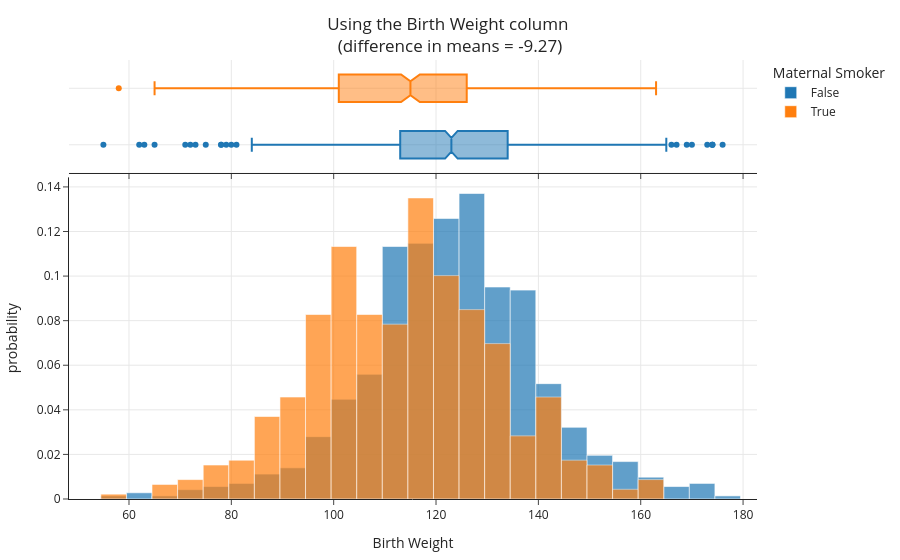
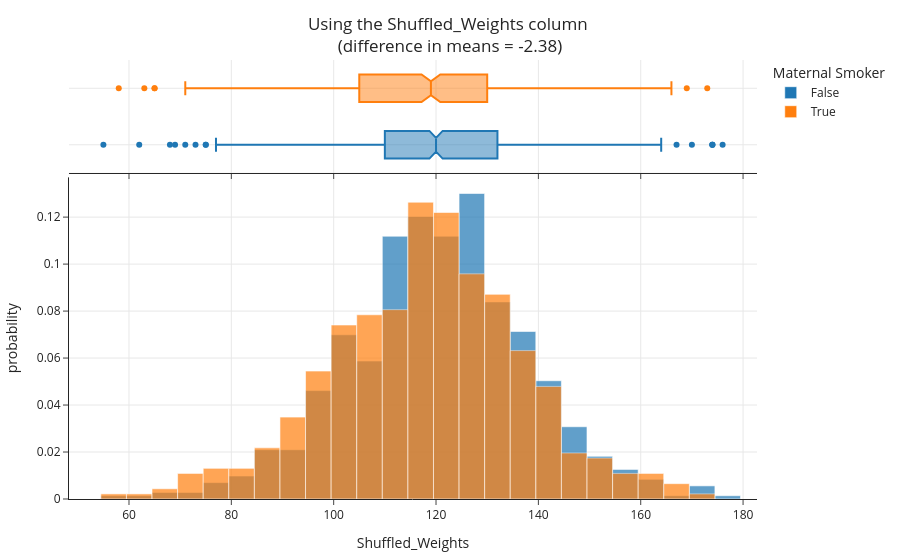

The cell these charts' notebook holds for them, in order:
### Markdown cell above
Let's visualize both pairs of distributions – what do you notice?

### Code cell
for x in ['Birth Weight', 'Shuffled_Weights']:
    diff = group_means.loc[True, x] - group_means.loc[False, x]
    fig = px.histogram(
        with_shuffled, x=x, color='Maternal Smoker', histnorm='probability', marginal='box', 
        title=f"Using the {x} column <br>(difference in means = {diff:.2f})",
        barmode='overlay', opacity=0.7)
    fig.update_layout(margin=dict(t=60))
    fig.show()

### Figure 1 — Plotly figure (JSON) as saved in the notebook; plotly's stock layout.template omitted (floating-point values rounded to 4 significant figures; data arrays with more than 128 entries replaced by an {"elided": "..."} marker saying what was removed)
{"data": [{"alignmentgroup": "True", "bingroup": "x", "histnorm": "probability", "hovertemplate": "Maternal Smoker=False<br>Birth Weight=%{x}<br>probability=%{y}<extra></extra>", "legendgroup": "False", "marker": {"color": "#1F77B4", "opacity": 0.7, "pattern": {"shape": ""}}, "name": "False", "offsetgroup": "False", "orientation": "v", "showlegend": true, "type": "histogram", "x": {"elided": "715 int values"}, "xaxis": "x", "yaxis": "y"}, {"alignmentgroup": "True", "hovertemplate": "Maternal Smoker=False<br>Birth Weight=%{x}<extra></extra>", "legendgroup": "False", "marker": {"color": "#1F77B4"}, "name": "False", "notched": true, "offsetgroup": "False", "showlegend": false, "type": "box", "x": {"elided": "715 int values"}, "xaxis": "x2", "yaxis": "y2"}, {"alignmentgroup": "True", "bingroup": "x", "histnorm": "probability", "hovertemplate": "Maternal Smoker=True<br>Birth Weight=%{x}<br>probability=%{y}<extra></extra>", "legendgroup": "True", "marker": {"color": "#FF7F0E", "opacity": 0.7, "pattern": {"shape": ""}}, "name": "True", "offsetgroup": "True", "orientation": "v", "showlegend": true, "type": "histogram", "x": {"elided": "459 int values"}, "xaxis": "x", "yaxis": "y"}, {"alignmentgroup": "True", "hovertemplate": "Maternal Smoker=True<br>Birth Weight=%{x}<extra></extra>", "legendgroup": "True", "marker": {"color": "#FF7F0E"}, "name": "True", "notched": true, "offsetgroup": "True", "showlegend": false, "type": "box", "x": {"elided": "459 int values"}, "xaxis": "x2", "yaxis": "y2"}], "layout": {"barmode": "overlay", "legend": {"title": {"text": "Maternal Smoker"}, "tracegroupgap": 0}, "margin": {"t": 60}, "title": {"text": "Using the Birth Weight column <br>(difference in means = -9.27)"}, "xaxis": {"anchor": "y", "domain": [0, 1], "title": {"text": "Birth Weight"}}, "xaxis2": {"anchor": "y2", "domain": [0, 1], "matches": "x", "showticklabels": false}, "yaxis": {"anchor": "x", "domain": [0, 0.7326], "title": {"text": "probability"}}, "yaxis2": {"anchor": "x2", "domain": [0.7426, 1], "matches": "y2", "showline": false, "showticklabels": false, "ticks": ""}}}

### Figure 2 — Plotly figure (JSON) as saved in the notebook; plotly's stock layout.template omitted (floating-point values rounded to 4 significant figures; data arrays with more than 128 entries replaced by an {"elided": "..."} marker saying what was removed)
{"data": [{"alignmentgroup": "True", "bingroup": "x", "histnorm": "probability", "hovertemplate": "Maternal Smoker=False<br>Shuffled_Weights=%{x}<br>probability=%{y}<extra></extra>", "legendgroup": "False", "marker": {"color": "#1F77B4", "opacity": 0.7, "pattern": {"shape": ""}}, "name": "False", "offsetgroup": "False", "orientation": "v", "showlegend": true, "type": "histogram", "x": {"elided": "715 int values"}, "xaxis": "x", "yaxis": "y"}, {"alignmentgroup": "True", "hovertemplate": "Maternal Smoker=False<br>Shuffled_Weights=%{x}<extra></extra>", "legendgroup": "False", "marker": {"color": "#1F77B4"}, "name": "False", "notched": true, "offsetgroup": "False", "showlegend": false, "type": "box", "x": {"elided": "715 int values"}, "xaxis": "x2", "yaxis": "y2"}, {"alignmentgroup": "True", "bingroup": "x", "histnorm": "probability", "hovertemplate": "Maternal Smoker=True<br>Shuffled_Weights=%{x}<br>probability=%{y}<extra></extra>", "legendgroup": "True", "marker": {"color": "#FF7F0E", "opacity": 0.7, "pattern": {"shape": ""}}, "name": "True", "offsetgroup": "True", "orientation": "v", "showlegend": true, "type": "histogram", "x": {"elided": "459 int values"}, "xaxis": "x", "yaxis": "y"}, {"alignmentgroup": "True", "hovertemplate": "Maternal Smoker=True<br>Shuffled_Weights=%{x}<extra></extra>", "legendgroup": "True", "marker": {"color": "#FF7F0E"}, "name": "True", "notched": true, "offsetgroup": "True", "showlegend": false, "type": "box", "x": {"elided": "459 int values"}, "xaxis": "x2", "yaxis": "y2"}], "layout": {"barmode": "overlay", "legend": {"title": {"text": "Maternal Smoker"}, "tracegroupgap": 0}, "margin": {"t": 60}, "title": {"text": "Using the Shuffled_Weights column <br>(difference in means = -2.38)"}, "xaxis": {"anchor": "y", "domain": [0, 1], "title": {"text": "Shuffled_Weights"}}, "xaxis2": {"anchor": "y2", "domain": [0, 1], "matches": "x", "showticklabels": false}, "yaxis": {"anchor": "x", "domain": [0, 0.7326], "title": {"text": "probability"}}, "yaxis2": {"anchor": "x2", "domain": [0.7426, 1], "matches": "y2", "showline": false, "showticklabels": false, "ticks": ""}}}
